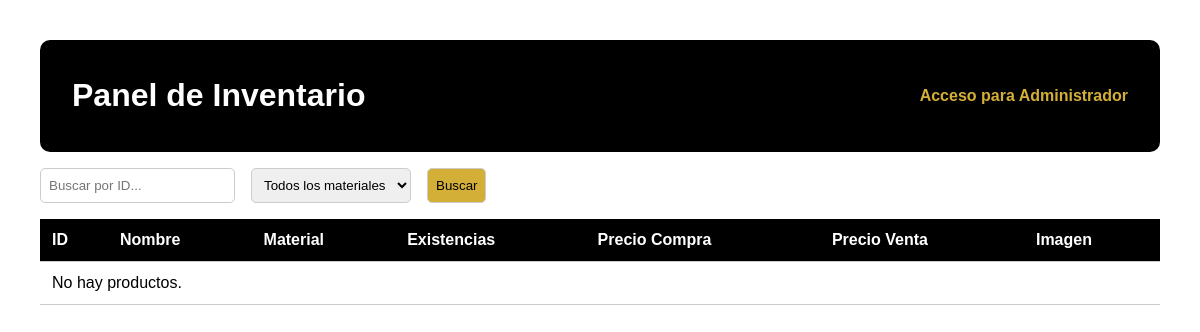
Before: / with the older database file.
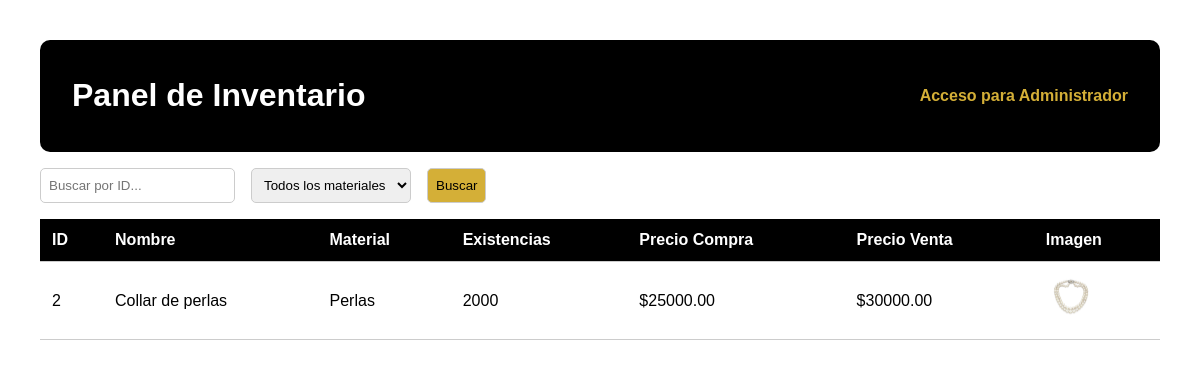
After: the same page with the newer database file.
### productos/models.py (models this page shows, shortened)
class Producto(models.Model):
    nombre = models.CharField(max_length=100)
    material = models.ForeignKey(Material, on_delete=models.CASCADE)
    existencias = models.PositiveIntegerField()
    precio_compra = models.DecimalField(max_digits=10, decimal_places=2)
    precio_venta = models.DecimalField(max_digits=10, decimal_places=2)
    imagen = models.ImageField(upload_to='productos/', blank=True, null=True)

class Material(models.Model):
    nombre = models.CharField(max_length=50)
    def __str__(self):
        return self.nombre

### productos/views.py (the view)
# urls.py: path('', views.panel_inventario, name='panel_control'),
def panel_inventario(request):
    productos = Producto.objects.all()
    materiales = Material.objects.values_list('nombre', flat=True)
    id_query = request.GET.get('id')
    material_query = request.GET.get('material')
    if id_query:
        productos = productos.filter(id=id_query)
    if material_query and material_query != 'Todos':
        productos = productos.filter(material__nombre=material_query)
    return render(request, 'productos/panel.html', {
        'productos': productos,
        'materiales': materiales
    })

### productos/templates/productos/panel.html (shortened to what this page needs)
{% load static %}
<!DOCTYPE html>
<html lang="es">
<head>
    <link rel="stylesheet" href="{% static 'productos/css/estilos.css' %}">
</head>
<body>
    <header>
        <h1>Panel de Inventario</h1>
        <a href="/admin/" class="admin-link">Acceso para Administrador</a>
    </header>
    <section class="filtros">
    <form method="get">
    <input type="text" name="id" placeholder="Buscar por ID..." value="{{ request.GET.id }}">
    <select name="material">
        <option value="Todos">Todos los materiales</option>
    </select>
    <button type="submit">Buscar</button>
</form>
    </section>
    <section class="tabla">
    <table>
  <thead>
    <tr>
        <th>ID</th>
        <th>Nombre</th>
        <th>Material</th>
        <th>Existencias</th>
        <th>Precio Compra</th>
        <th>Precio Venta</th>
        <th>Imagen</th>
    </tr>
</thead>
<tbody>
    {% for producto in productos %}
    <tr>
        <td>{{ producto.id }}</td>
        <td>{{ producto.nombre }}</td>
        <td>{{ producto.material }}</td>
        <td>{{ producto.existencias }}</td>
        <td>${{ producto.precio_compra }}</td>
        <td>${{ producto.precio_venta }}</td>
        <td>
            {% if producto.imagen %}
                <img src="{{ producto.imagen.url }}" class="imagen-hover" alt="{{ producto.nombre }}" width="50">
            {% else %}
                Sin imagen
            {% endif %}
        </td>
    </tr>
    {% empty %}
    <tr><td colspan="7">No hay productos.</td></tr>
    {% endfor %}
</tbody>
    </table>
</section>
</body>
</html>

### productos/static/productos/css/estilos.css (style rules this page uses)
img { transition: 0.3s ease-in-out; border-radius: 8px; }
body { font-family: Arial, sans-serif; background-color: #ffffff; color: #000; padding: 2rem; }
header { display: flex; justify-content: space-between; align-items: center; background-color: #000; color: #fff; padding: 1rem 2rem; border-radius: 10px; }
.admin-link { color: #d4af37; text-decoration: none; font-weight: bold; }
.filtros form { margin: 1rem 0; display: flex; gap: 1rem; }
.filtros input, .filtros select, .filtros button { padding: 0.5rem; border-radius: 5px; border: 1px solid #ccc; }
button { background-color: #d4af37; color: #000; border: none; cursor: pointer; }
table { width: 100%; border-collapse: collapse; margin-top: 1rem; background-color: #fff; }
th, td { padding: 0.75rem; text-align: left; border-bottom: 1px solid #ccc; }
th { background-color: #000; color: #fff; }
.imagen-hover { transition: transform 0.3s; }

Changed rows visible on the page:
added Producto: id "2", nombre "Collar de perlas", material "Perlas", existencias "2000", precio_compra "25000.00", precio_venta "30000.00", imagen (picture)
Other visible differences:
text no longer shown: "No hay productos."
